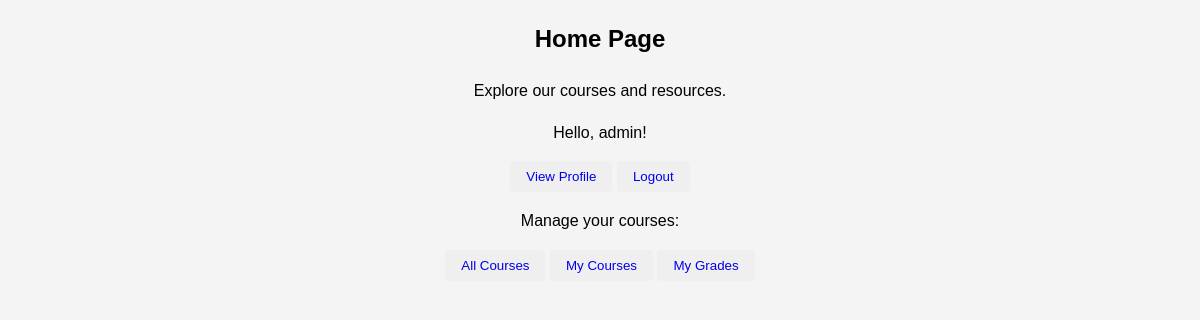
The page / (signed in) on the database as committed earlier.
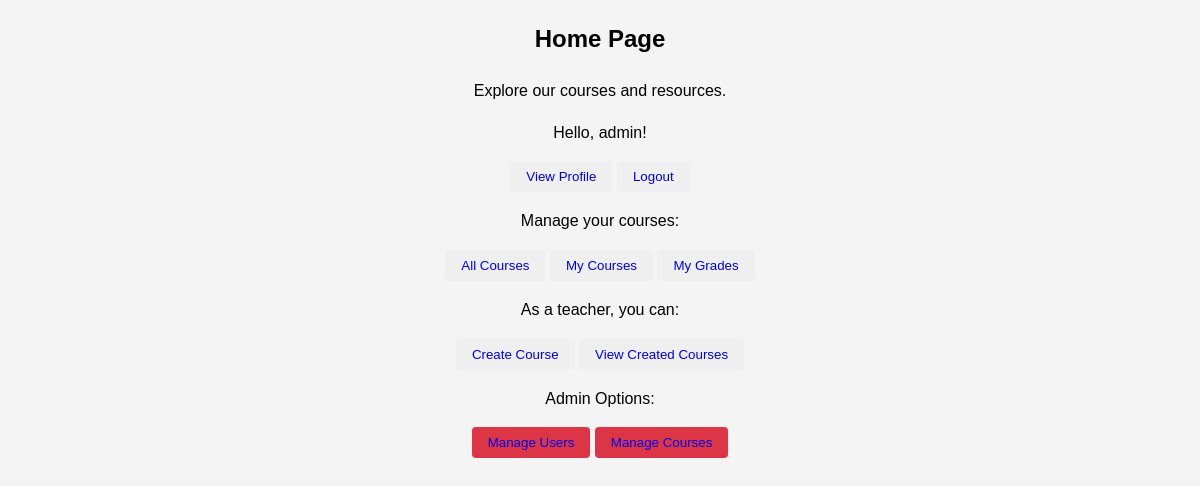
The same page on the database as committed later.
### portal/views.py (the view)
# urls.py: 2. Add a URL to urlpatterns:  path('', views.home, name='home')
def home(request):
    return render(request, 'home.html')

### portal/templates/home.html (shortened to what this page needs)
{% extends "base.html" %}
{% load static %}
    {% block content %}
    <div class="container"  >
        <h2>Home Page</h2>
        <p>Explore our courses and resources.</p>
        {% if user.is_authenticated %}
        <p>Hello, {{ user.username }}!</p>
        <button class="btn btn-secondary"><a href="{% url 'profile' %}">View Profile</a></button>
        <button class="btn btn-secondary"><a href="{% url 'logout' %}">Logout</a></button>
        <p>Manage your courses:</p>
        <button class="btn btn-secondary"><a href="{% url 'course_list' %}">All Courses</a></button>
        <button class="btn btn-secondary"><a href="{% url 'my_courses' %}">My Courses</a></button>
        <button class="btn btn-secondary"><a href="{% url 'student_grades' %}">My Grades</a></button>
        {% if user.is_teacher %}
        <p>As a teacher, you can:</p>
        <button class="btn btn-success"><a href="{% url 'create_course' %}">Create Course</a></button>
        <button class="btn btn-success"><a href="{% url 'created_courses' %}">View Created Courses</a></button>
        {% endif %}
        {% endif %}
        {% if user.is_admin %}
        <p>Admin Options:</p>
        <button class="btn btn-danger"><a href="{% url 'manage_users' %}">Manage Users</a></button>
        <button class="btn btn-danger"><a href="{% url 'admin_manage_courses' %}">Manage Courses</a></button>
        {% endif %}
    </div>
    {% endblock %}

Rows that differ between the two databases and show on the page:
changed User "admin": is_teacher False → True (drawn); is_admin False → True (drawn)
Other text that changed with them:
text now shown: "As a teacher, you can: Create Course View Created Courses Admin Options: Manage Users Manage Courses"
